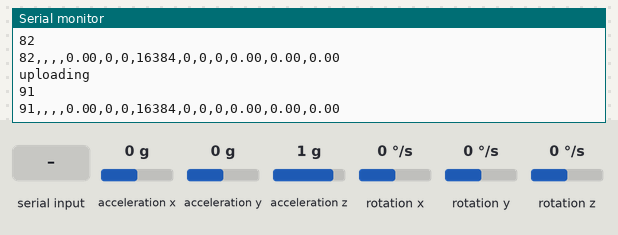
A sketch run on a simulated ESP32. Shown: the last lines printed to the serial monitor. The test bench sets the inputs (shaded band); at power-on: acceleration x 0 g, acceleration y 0 g, acceleration z 1 g, rotation x 0 °/s, rotation y 0 °/s, rotation z 0 °/s. Storage starts empty.

Above: at 1.7 s.
1.8 s: acceleration x set to -1.4 g
At 1.95 s:
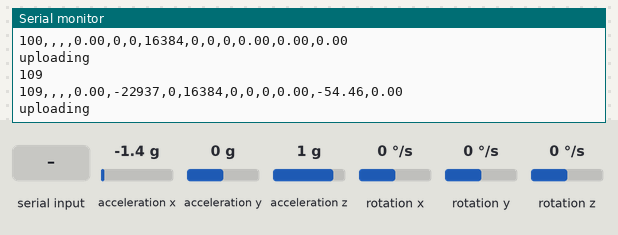
3.3 s: acceleration y set to -1.4 g
At 3.36 s:
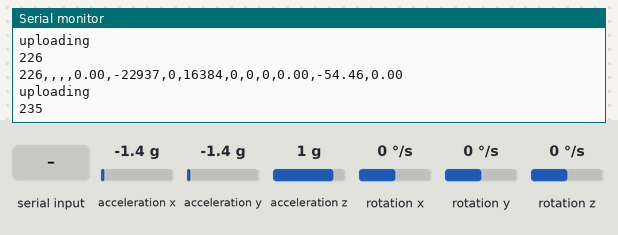
4.8 s: acceleration z set to -1.4 g
At 4.88 s:
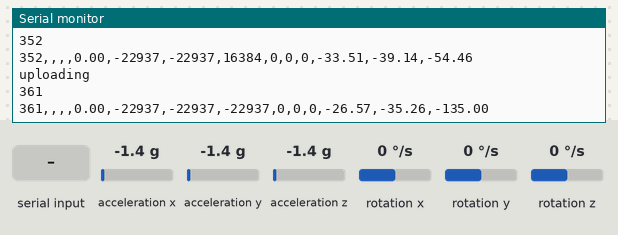
6.3 s: "90,45,200,10,150,30\n" received over the second serial link
7.8 s: "$GNGGA\n" received over the second serial link
At 8.02 s:
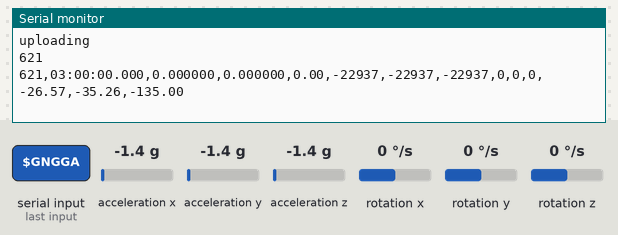

The sketch:

MPUrawgpssdcard.ino
```cpp
#include <HardwareSerial.h>
#include <Wire.h>
#include <SD.h>
#include <SPI.h>
#include <TinyGPS++.h>
#include "MPU6050_6Axis_MotionApps20.h"
#include "I2Cdev.h"

#define RX_PIN 16
#define TX_PIN 17
#define CS_PIN 5 // Chip select pin for SD card

HardwareSerial GPS(1);
MPU6050 mpu;
File dataFile;
TinyGPSPlus gps;

int16_t ax, ay, az;
int16_t gx, gy, gz;
unsigned long lastWriteTime = 0;
const unsigned long writeInterval = 100; // Adjust the interval as needed
String dataBuffer = "";
unsigned long dataWriteCounter = 0;

// Parsing GPS data
static String timeG = "";
static String nmeaLine = "";
static String latitude = "";
static String longitude = "";
static float speedKmh = 0.0;

String formatGPS(String coord, int length) {
  String degrees = coord.substring(0, length);
  String minutes = coord.substring(length);
  float formattedCoord = degrees.toInt() + (minutes.toFloat() / 60.0);
  return String(formattedCoord, 6);
}

void parseNMEA(String line) {
  if (line.startsWith("$GNGGA")) {
    int idx1 = 0, idx2 = 0, fieldCount = 0;
    while ((idx2 = line.indexOf(',', idx1)) != -1) {
      String field = line.substring(idx1, idx2);
      if (fieldCount == 1) timeG = field;
      else if (fieldCount == 2) latitude = field;
      else if (fieldCount == 4) longitude = field;
      fieldCount++;
      idx1 = idx2 + 1;
    }

    // Format latitude and longitude
    String formattedLat = formatGPS(latitude, 2);
    String formattedLon = formatGPS(longitude, 3);

    // Convert GPS time to Saudi Arabian Standard Time (UTC+3)
    int hours = timeG.substring(0, 2).toInt() + 3; // Adjusting time zone
    int minutes = timeG.substring(2, 4).toInt();
    int seconds = timeG.substring(4, 6).toInt();
    int milliseconds = (timeG.length() > 6) ? timeG.substring(7).toInt() : 0;

    // Handle overflow in hours
    if (hours >= 24) hours -= 24;

    char formattedTime[20];
    sprintf(formattedTime, "%02d:%02d:%02d.%03d", hours, minutes, seconds, milliseconds);
    timeG = formattedTime;
    latitude = formattedLat;
    longitude = formattedLon;
    Serial.print("GGA Time (AST): "); Serial.print(formattedTime);
    //Serial.print(" Lat: "); Serial.print(formattedLat);
    //Serial.print(" Lon: "); Serial.println(formattedLon);
  } else if (line.startsWith("$GNVTG")) {
    int idx1 = 0, idx2 = 0, fieldCount = 0;
    while ((idx2 = line.indexOf(',', idx1)) != -1) {
      String field = line.substring(idx1, idx2);
      if (fieldCount == 7) speedKmh = field.toFloat();
      fieldCount++;
      idx1 = idx2 + 1;
    }
    //Serial.print("VTG Speed(km/h): ");
    //Serial.println(speedKmh);
  }
}

//=========================
// Add these global DMP variables:
bool DMPReady = false;
uint8_t devStatus;
uint16_t packetSize;
uint8_t FIFOBuffer[64];
Quaternion q;
VectorFloat gravity;
float ypr[3];

void setup() {
  Serial.begin(115200);
  GPS.begin(115200, SERIAL_8N1, RX_PIN, TX_PIN);
  GPS.print("$PCAS03,1,0,0,0,0,1,0,0*02\r\n"); // Enable only the GGA and VTG sentences
  GPS.print("$PCAS01,5*19\r\n"); // Set GPS to 115200 bps
  GPS.print("$PCAS02,100*1E\r\n"); // Set GPS update rate to 10Hz

  Wire.begin();
  Wire.setClock(400000); // Set I2C clock frequency to 400 kHz
  mpu.initialize();
  if (!mpu.testConnection()) {
    Serial.println("MPU6050 connection failed");
    while (true);
  }

  Serial.println("MPU6050 connection successful");

  devStatus = mpu.dmpInitialize();
  mpu.setXGyroOffset(0);
  mpu.setYGyroOffset(0);
  mpu.setZGyroOffset(0);
  mpu.setXAccelOffset(0);
  mpu.setYAccelOffset(0);
  mpu.setZAccelOffset(0);

  if (devStatus == 0) {
    mpu.CalibrateAccel(30);
    mpu.CalibrateGyro(30);
    mpu.setDMPEnabled(true);
    DMPReady = true;
    packetSize = mpu.dmpGetFIFOPacketSize();
  }

  // Initialize SD card
  if (!SD.begin(CS_PIN)) {
    Serial.println("SD card initialization failed! Check connections and CS pin.");
    while (true);
  }
  Serial.println("SD card initialized.");

  // Open the file for writing and create the CSV header
  dataFile = SD.open("/datalog.csv", FILE_WRITE);
  if (!dataFile) {
    Serial.println("Failed to open datalog.csv");
    while (true);
  }
  dataFile.println("Counter,Time,Latitude,Longitude,Speed(km/h),Ax,Ay,Az,Gx,Gy,Gz,Yaw,Pitch,Roll");
  dataFile.close();
}

void loop() {
  // Collect MPU6050 data
  mpu.getMotion6(&ax, &ay, &az, &gx, &gy, &gz);

    // Read and parse GPS data
    while (GPS.available() > 0) {
      char c = GPS.read();
      if (c == '\n') {
        parseNMEA(nmeaLine);
        nmeaLine = "";
      } else {
        nmeaLine += c;
      }
    }

  // Use the latest parsed GPS data
  if (DMPReady && mpu.dmpGetCurrentFIFOPacket(FIFOBuffer)) {
    mpu.dmpGetQuaternion(&q, FIFOBuffer);
    mpu.dmpGetGravity(&gravity, &q);
    mpu.dmpGetYawPitchRoll(ypr, &q, &gravity);
  }

  // Buffer data
  dataWriteCounter++;
  dataBuffer += String(dataWriteCounter) + "," + String(timeG) + "," + latitude + "," + longitude + "," +
                String(speedKmh) + "," + String(ax) + "," + String(ay) + "," +
                String(az) + "," + String(gx) + "," + String(gy) + "," + String(gz) + "," +
                String(ypr[0] * 180/M_PI) + "," +
                String(ypr[1] * 180/M_PI) + "," +
                String(ypr[2] * 180/M_PI) + "\n";

  // Write data to SD card at the specified interval
  if (millis() - lastWriteTime >= writeInterval) {
    lastWriteTime = millis();

    // Write buffered data to SD card
    dataFile = SD.open("/datalog.csv", FILE_APPEND);
    Serial.println("uploading");
    Serial.println(dataWriteCounter);

    if (dataFile) {
      dataFile.print(dataBuffer);
      dataFile.close();
      dataBuffer = ""; // Clear the buffer
    } else {
      Serial.println("Error opening datalog.csv");
    }

    // Print data to Serial Monitor (optional)
    Serial.print(String(dataWriteCounter) + "," + timeG + "," + latitude + "," + longitude + "," +
                 String(speedKmh) + "," + String(ax) + "," + String(ay) + "," +
                 String(az) + "," + String(gx) + "," + String(gy) + "," + String(gz) + "," +
                 String(ypr[0] * 180/M_PI) + "," +
                 String(ypr[1] * 180/M_PI) + "," +
                 String(ypr[2] * 180/M_PI) + "\n");

  }
}
```

MQTT_TLS_HiveMQ_GSM_SIM7600.ino
```cpp
/*/*
Welcome to JP Learning

// Configure TinyGSM library
#define TINY_GSM_MODEM_SIM7600  // Modem is SIM7600

#include <TinyGsmClient.h>
#include <SSLClient.h>
#include <PubSubClient.h>

#include "ca_cert.h"

// ESP32 LilyGO-T-SIM7600G pins definition
#define MODEM_UART_BAUD 115200
#define MODEM_DTR 25
#define MODEM_TX 17
#define MODEM_RX 16
#define MODEM_PWRKEY 4
#define LED_PIN 12

// Set serial for debug console (to the Serial Monitor)
#define SerialMon Serial
// Set serial for AT commands (to the SIM7600 module)
#define SerialAT Serial1

// Your GPRS credentials (leave empty, if missing)
const char apn[] = "jawalnet.com.sa";       // Your APN
const char gprs_user[] = ""; // User
const char gprs_pass[] = ""; // Password
const char simPIN[] = "";    // SIM card PIN code, if any

// MQTT Broker Details
String device_id = "DBAS-001";
const char* mqtt_server = "af626fdebdec42bfa3ef70e692bf0d69.s1.eu.hivemq.cloud";
const int mqtt_port = 8883; // TCP-TLS Port
const char* mqtt_user = "team22";
const char* mqtt_password = "KauKau123";
const char* mqtt_clientId = "abo";
const char* topic_publish = "hi";
const char* topic_subscribe = "hi";

// GSM Clients
TinyGsm sim_modem(SerialAT);
TinyGsmClient gsm_transpor_layer(sim_modem);

// SSL Secure Client using GSM client
SSLClient secure_presentation_layer(&gsm_transpor_layer);

// MQTT Client
void callback(char* topic, byte* payload, unsigned int length);
PubSubClient mqtt_client(mqtt_server, mqtt_port, callback, secure_presentation_layer);

void setup() {
  SerialMon.begin(115200);
  delay(5000);
  Serial.println("\n\nWelcome to JP Learning\n");

  // Set SIM module baud rate and UART pins
  SerialAT.begin(MODEM_UART_BAUD, SERIAL_8N1, MODEM_RX, MODEM_TX);

  //Add CA Certificate
  secure_presentation_layer.setCACert(root_ca);

  // SIM modem initial setup
  setupModem();
}
void loop() {
  SerialMon.print("Initializing modem...");
  if (!sim_modem.init()) {
    SerialMon.print(" fail... restarting modem...");
    setupModem();
    // Restart takes quite some time
    // Use modem.init() if you don't need the complete restart
    if (!sim_modem.restart()) {
      SerialMon.println(" fail... even after restart");
      return;
    }
  }
  SerialMon.println(" OK");

  // General information
  String name = sim_modem.getModemName();
  Serial.println("Modem Name: " + name);
  String modem_info = sim_modem.getModemInfo();
  Serial.println("Modem Info: " + modem_info);

  //  // Unlock your SIM card with a PIN if needed
  //  if (strlen(simPIN) && sim_modem.getSimStatus() != 3)
  //  {
  //    sim_modem.simUnlock(simPIN);
  //  }

  // Set modes
  /*
    2 Automatic
    13 GSM only
    38 LTE only
    51 GSM and LTE only
  * * * */
  //  sim_modem.setNetworkMode(2);
  //  delay(3000);
  /*
    1 CAT-M
    2 NB-Iot
    3 CAT-M and NB-IoT
  * * */
  //  sim_modem.setPreferredMode(3);
  //  delay(3000);

  // Wait for network availability
  /*
  SerialMon.print("Waiting for network...");
  if (!sim_modem.waitForNetwork()) {
    SerialMon.println(" fail");
    delay(10000);
    return;
  }
  SerialMon.println(" OK");

  // Connect to the GPRS network
  SerialMon.print("Connecting to network...");
  if (!sim_modem.isNetworkConnected())  {
    SerialMon.println(" fail");
    delay(10000);
    return;
  }
  SerialMon.println(" OK");

  // Connect to APN
  SerialMon.print("Connecting to APN: ");
  SerialMon.print(apn);
  if (!sim_modem.gprsConnect(apn, gprs_user, gprs_pass)) {
    SerialMon.println(" fail");
    return;
  }
  digitalWrite(LED_PIN, HIGH);
  SerialMon.println(" OK");

  // More info..
  Serial.println("");
  String ccid = sim_modem.getSimCCID();
  Serial.println("CCID: " + ccid);
  String imei = sim_modem.getIMEI();
  Serial.println("IMEI: " + imei);
  String cop = sim_modem.getOperator();
  Serial.println("Operator: " + cop);
  IPAddress local = sim_modem.localIP();
  Serial.println("Local IP: " + String(local));
  int csq = sim_modem.getSignalQuality();
  Serial.println("Signal quality: " + String(csq));

  // MQTT Test loop
  // As long as we have connectivity
  while (sim_modem.isGprsConnected()) {
    // We maintain connectivity with the broker
    if (!mqtt_client.connected())
      reconnect();
    // We are listening to the events
    mqtt_client.loop();
  }

  // Disconnect GPRS and PowerOff
  // Apparently the "gprsDisconnect()" method (TinyGSM) are not working well with the SIM7600...
  // ...you have to use additionally "poweroff()".
  // With that, the modem can be connected again in the next cycle of the loop.
  //sim_modem.gprsDisconnect();
  //sim_modem.poweroff();

  delay(15000);
}
void turnModemOn() {
  digitalWrite(LED_PIN, LOW);

  pinMode(MODEM_PWRKEY, OUTPUT);
  digitalWrite(MODEM_PWRKEY, LOW);
  delay(1000); //Datasheet Ton mintues = 1S
  digitalWrite(MODEM_PWRKEY, HIGH);
}
void turnModemOff() {
  digitalWrite(MODEM_PWRKEY, LOW);
  delay(1500); //Datasheet Ton mintues = 1.2S
  digitalWrite(MODEM_PWRKEY, HIGH);

  digitalWrite(LED_PIN, LOW);
}
void setupModem() {
  pinMode(LED_PIN, OUTPUT);
  pinMode(MODEM_PWRKEY, OUTPUT);
  pinMode(LED_PIN, OUTPUT);

  turnModemOff();
  delay(1000);
  turnModemOn();
  delay(5000);
}
// To connect to the broker
void reconnect() {
  // Loop until we're reconnected
  while (!mqtt_client.connected()) {
    Serial.print("Attempting MQTT connection...");
    // Attempt to connect
    if (mqtt_client.connect(mqtt_clientId, mqtt_user, mqtt_password)) {
      Serial.println("connected");
      // Once connected, publish an announcement...
      mqtt_client.publish(topic_publish, "hello world");
      // ... and resubscribe
      mqtt_client.subscribe(topic_subscribe);
    } else {
      Serial.print("failed, rc=");
      Serial.print(mqtt_client.state());
      Serial.println("...try again in 5 seconds");
      delay(5000);
    }
  }
}
// For read the MQTT events
void callback(char *topic, uint8_t *payload, unsigned int length) {
  Serial.print("Message arrived [");
  Serial.print(topic);
  Serial.print("] ");
  for (int i = 0; i < length; i++)
    Serial.print((char)payload[i]);
  Serial.println();
}


*/
```

Measured:
- after the input at 1.8 s, the serial monitor: prints a new line after 0.05 s (image 1)
